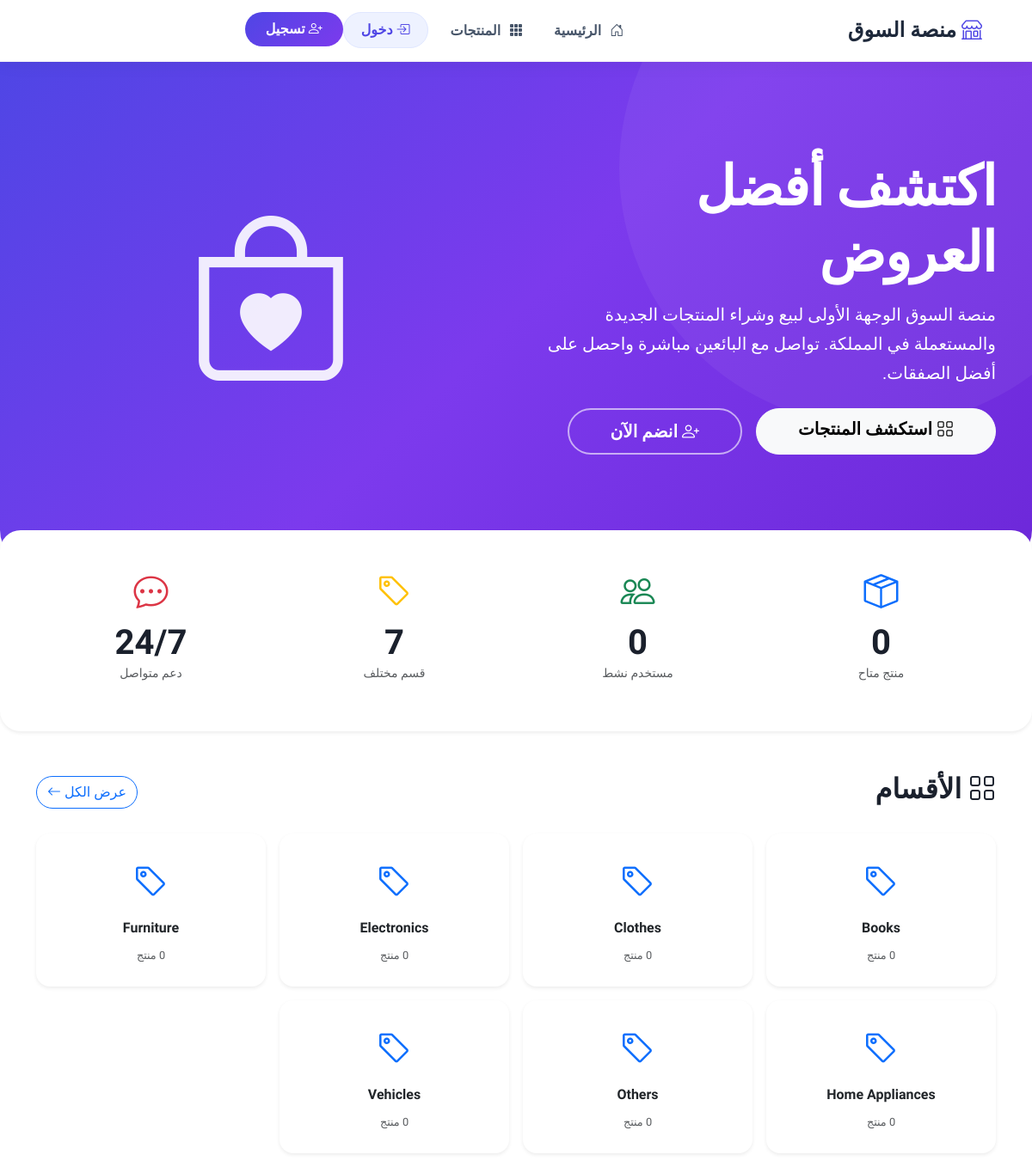
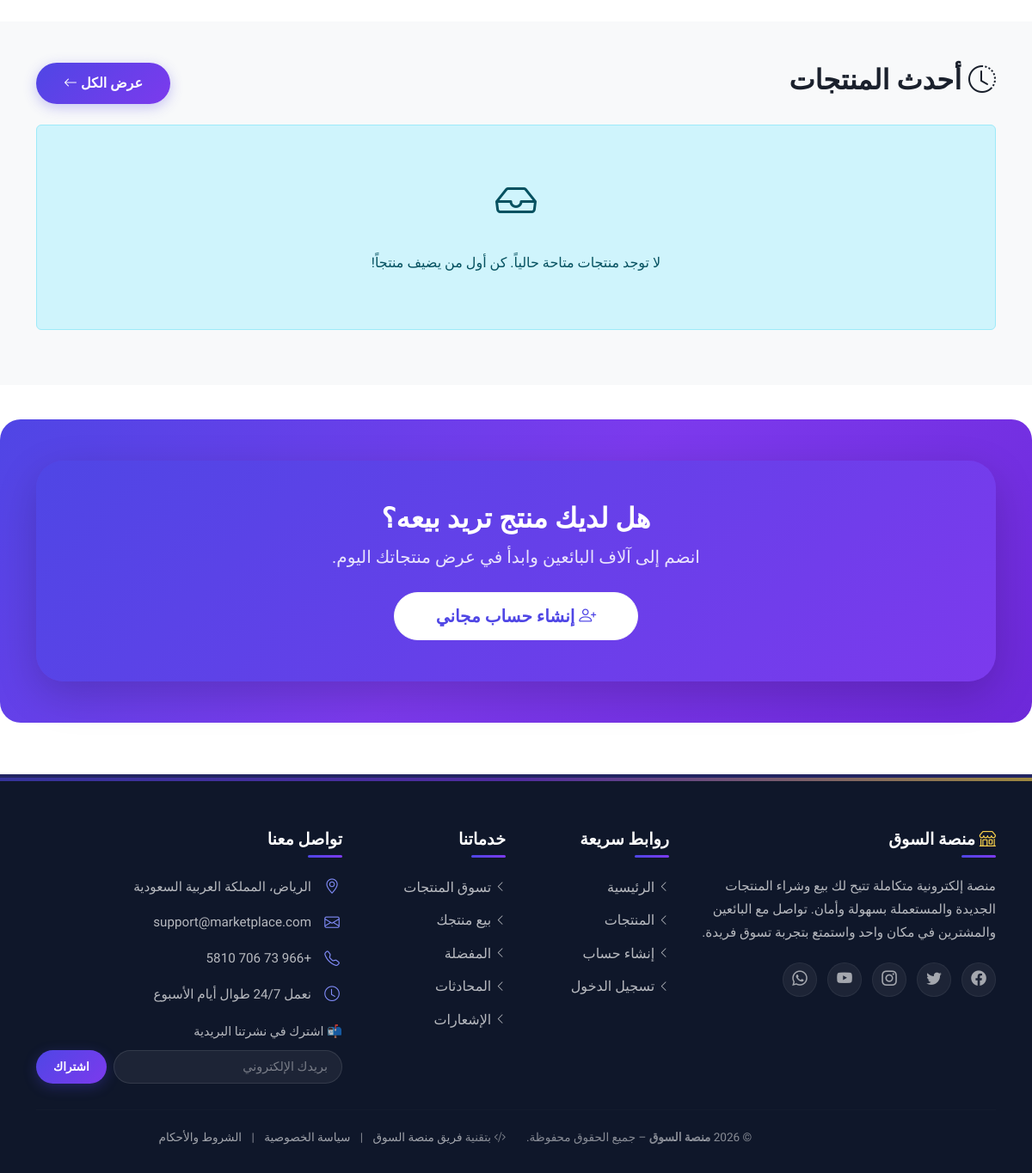
The page / on the database its author committed (2 pictures, top to bottom).
### tables this page shows
CREATE TABLE IF NOT EXISTS `categories` (
  `id` INT(11) NOT NULL AUTO_INCREMENT,
  `name` VARCHAR(50) NOT NULL,
  `slug` VARCHAR(50) NOT NULL UNIQUE,
  `created_at` TIMESTAMP NOT NULL DEFAULT CURRENT_TIMESTAMP,
  PRIMARY KEY (`id`)
);

### includes/session.php (called while the page is built, shortened)
<?php
function isLoggedIn(): bool {
    return isset($_SESSION['user_id']) && !empty($_SESSION['user_id']);
}

### index.php (the view, shortened to what this page needs)
<?php
require_once 'includes/session.php';
try {
    $db = Database::getConnection();
    $sql = "SELECT p.*, u.name as seller_name,
            (SELECT image_path FROM product_images WHERE product_id = p.id AND is_primary = 1 LIMIT 1) as primary_image
            FROM products p
            JOIN users u ON p.seller_id = u.id
            WHERE p.status = 'available'
            ORDER BY p.created_at DESC
            LIMIT 8";
    $stmt = $db->query($sql);
    $latestProducts = $stmt->fetchAll();
    $stmtCat = $db->query("SELECT c.id, c.name, COUNT(p.id) as count
                           FROM categories c
                           LEFT JOIN products p ON c.id = p.category_id AND p.status = 'available'
                           GROUP BY c.id
                           ORDER BY c.name");
    $categories = $stmtCat->fetchAll();
    $stmtUsers = $db->query("SELECT COUNT(*) as total FROM users");
    $totalUsers = $stmtUsers->fetch()['total'];
    $stmtProducts = $db->query("SELECT COUNT(*) as total FROM products WHERE status = 'available'");
    $totalProducts = $stmtProducts->fetch()['total'];
} catch (PDOException $e) {
    $error = 'حدث خطأ في تحميل البيانات.';
    $latestProducts = [];
    $categories = [];
    $totalUsers = 0;
    $totalProducts = 0;
}
require_once 'includes/header.php';
?>
<section class="hero-section text-white">
    <div class="container">
        <div class="row align-items-center min-vh-50 py-5">
            <div class="col-lg-6">
                <h1 class="display-3 fw-bold mb-3 animate__animated animate__fadeInUp">
                    اكتشف أفضل العروض
                </h1>
                <p class="lead mb-4 animate__animated animate__fadeInUp animate__delay-1s">
                    منصة السوق الوجهة الأولى لبيع وشراء المنتجات الجديدة والمستعملة في المملكة.
                    تواصل مع البائعين مباشرة واحصل على أفضل الصفقات.
                </p>
                <div class="d-flex flex-wrap gap-3 animate__animated animate__fadeInUp animate__delay-2s">
                    <a href="products/index.php" class="btn btn-light btn-lg rounded-pill px-5 fw-bold">
                        <i class="bi bi-grid"></i> استكشف المنتجات
                    </a>
                    <?php if (!isLoggedIn()): ?>
                        <a href="auth/register.php" class="btn btn-outline-light btn-lg rounded-pill px-5 fw-bold">
                            <i class="bi bi-person-plus"></i> انضم الآن
                        </a>
                    <?php endif; ?>
                </div>
            </div>
            <div class="col-lg-6 text-center d-none d-lg-block animate__animated animate__fadeInRight">
                <i class="bi bi-bag-heart" style="font-size: 12rem; opacity: 0.9;"></i>
            </div>
        </div>
    </div>
</section>
<section class="stats-section py-4 bg-white shadow-sm">
    <div class="container">
        <div class="row text-center g-3">
            <div class="col-4 col-md-3">
                <div class="stat-item">
                    <i class="bi bi-box-seam fs-1 text-primary"></i>
                    <h3 class="fw-bold mb-0"><?php echo number_format($totalProducts); ?></h3>
                    <p class="text-muted small">منتج متاح</p>
                </div>
            </div>
            <div class="col-4 col-md-3">
                <div class="stat-item">
                    <i class="bi bi-people fs-1 text-success"></i>
                    <h3 class="fw-bold mb-0"><?php echo number_format($totalUsers); ?></h3>
                    <p class="text-muted small">مستخدم نشط</p>
                </div>
            </div>
            <div class="col-4 col-md-3">
                <div class="stat-item">
                    <i class="bi bi-tag fs-1 text-warning"></i>
                    <h3 class="fw-bold mb-0"><?php echo count($categories); ?></h3>
                    <p class="text-muted small">قسم مختلف</p>
                </div>
            </div>
            <div class="col-4 col-md-3 d-none d-md-block">
                <div class="stat-item">
                    <i class="bi bi-chat-dots fs-1 text-danger"></i>
                    <h3 class="fw-bold mb-0">24/7</h3>
                    <p class="text-muted small">دعم متواصل</p>
                </div>
            </div>
        </div>
    </div>
</section>
<section class="categories-section py-5">
    <div class="container">
        <div class="d-flex justify-content-between align-items-center mb-4">
            <h2 class="fw-bold"><i class="bi bi-grid"></i> الأقسام</h2>
            <a href="products/index.php" class="btn btn-outline-primary rounded-pill">عرض الكل <i class="bi bi-arrow-left"></i></a>
        </div>
        <div class="row row-cols-2 row-cols-md-4 row-cols-lg-7 g-3">
            <?php foreach ($categories as $cat): ?>
                <div class="col">
                    <a href="products/category.php?id=<?php echo $cat['id']; ?>" class="text-decoration-none">
                        <div class="card category-card h-100 border-0 shadow-sm rounded-4 text-center p-2">
                            <div class="card-body">
                                <i class="bi bi-tag fs-1 text-primary"></i>
                                <h6 class="mt-2 fw-semibold"><?php echo htmlspecialchars($cat['name']); ?></h6>
                                <small class="text-muted"><?php echo $cat['count']; ?> منتج</small>
                            </div>
                        </div>
                    </a>
                </div>
            <?php endforeach; ?>
        </div>
    </div>
</section>
<section class="products-section py-5 bg-light">
    <div class="container">
        <div class="d-flex justify-content-between align-items-center mb-4">
            <h2 class="fw-bold"><i class="bi bi-clock-history"></i> أحدث المنتجات</h2>
            <a href="products/index.php" class="btn btn-primary rounded-pill">عرض الكل <i class="bi bi-arrow-left"></i></a>
        </div>
        <?php if (empty($latestProducts)): ?>
            <div class="alert alert-info text-center py-5">
                <i class="bi bi-inbox" style="font-size: 3rem;"></i>
                <p class="mt-3">لا توجد منتجات متاحة حالياً. كن أول من يضيف منتجاً!</p>
            </div>
        <?php endif; ?>
    </div>
</section>
<?php if (!isLoggedIn()): ?>
    <section class="cta-section py-5">
        <div class="container">
            <div class="card border-0 shadow-lg rounded-5 bg-gradient-primary text-white overflow-hidden">
                <div class="card-body p-5 text-center">
                    <h2 class="fw-bold">هل لديك منتج تريد بيعه؟</h2>
                    <p class="lead mb-4">انضم إلى آلاف البائعين وابدأ في عرض منتجاتك اليوم.</p>
                    <a href="auth/register.php" class="btn btn-light btn-lg rounded-pill px-5 fw-bold">
                        <i class="bi bi-person-plus"></i> إنشاء حساب مجاني
                    </a>
                </div>
            </div>
        </div>
    </section>
<?php endif; ?>
<?php require_once 'includes/footer.php'; ?>
<link rel="stylesheet" href="https://cdnjs.cloudflare.com/ajax/libs/animate.css/4.1.1/animate.min.css">
</body>
</html>

### rows shown on the page
categories: name "Books"
categories: name "Clothes"
categories: name "Electronics"
categories: name "Furniture"
categories: name "Home Appliances"
categories: name "Others"
categories: name "Vehicles"

### other values the page prints
$totalProducts "0"
$totalUsers "0"
count($categories) "7"
